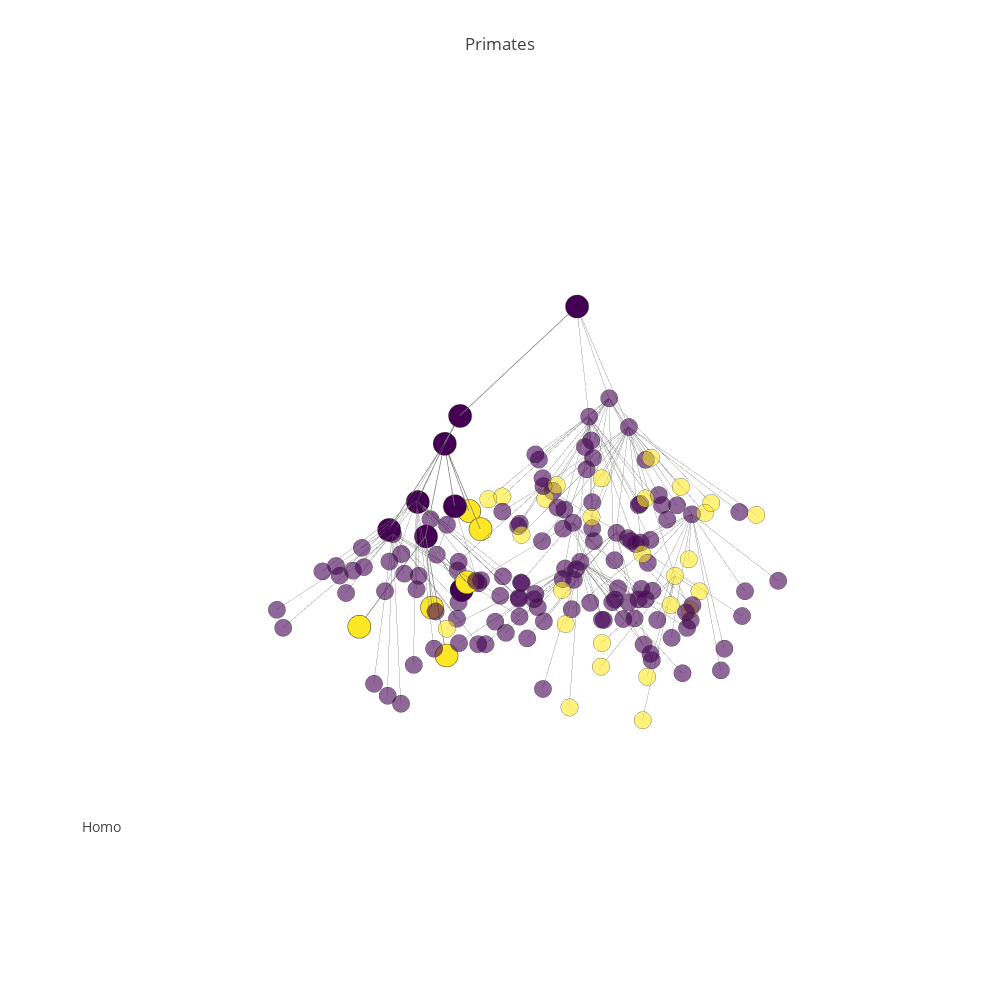

Notebook source saved alongside this figure:
### Code cell
plot_data=[trace1, trace1k, trace2, trace2k]
#plot_data=[trace1]
fig=go.Figure(data=plot_data, layout=layout)

iplot(fig)

### Figure 1 — Plotly figure (JSON) as saved in the notebook; plotly's stock layout.template omitted (floating-point values rounded to 4 significant figures; data arrays with more than 128 entries replaced by an {"elided": "..."} marker saying what was removed)
{"data": [{"hoverinfo": "none", "line": {"color": "rgb(125,125,125)", "width": 1}, "mode": "lines", "opacity": 0.7, "type": "scatter3d", "uid": "6917d52c-b83f-11e8-bf00-f45c89a09993", "x": {"elided": "495 float values"}, "y": {"elided": "495 float values"}, "z": {"elided": "495 float values"}}, {"hoverinfo": "none", "line": {"color": "rgb(125,125,125)", "width": 1.5}, "mode": "lines", "opacity": 1, "type": "scatter3d", "uid": "6917d70c-b83f-11e8-a826-f45c89a09993", "x": [1.736, 0.7385, null, 1.242, 1.736, null, 1.21, 1.242, null, 1.016, 1.242, null, 0.8449, 1.242, null, 1.022, 1.242, null, 1.496, 1.242, null, 1.066, 1.496, null, 1.614, 1.496, null, 1.057, 1.496, null, 2.09, 1.496, null, 2.473, 1.496, null, 1.738, 1.242, null], "y": [0.3099, 0.8604, null, -0.4909, 0.3099, null, -1.047, -0.4909, null, -0.6116, -0.4909, null, -0.5549, -0.4909, null, -0.1802, -0.4909, null, -0.5865, -0.4909, null, -0.4821, -0.5865, null, -0.4045, -0.5865, null, -0.3931, -0.5865, null, 0.3728, -0.5865, null, -0.6764, -0.5865, null, -0.9469, -0.4909, null], "z": [-2.057, -1.077, null, -2.928, -2.057, null, -3.983, -2.928, null, -3.925, -2.928, null, -4.051, -2.928, null, -4.027, -2.928, null, -4.096, -2.928, null, -5.082, -4.096, null, -4.98, -4.096, null, -4.914, -4.096, null, -4.906, -4.096, null, -4.908, -4.096, null, -4.064, -2.928, null]}, {"hoverinfo": "text", "marker": {"color": {"elided": "166 int values"}, "colorscale": "Viridis", "line": {"color": "rgb(50,50,50)", "width": 0.5}, "opacity": 0.6, "size": 6, "symbol": "circle"}, "mode": "markers", "name": "actors", "text": {"elided": "166 str values"}, "type": "scatter3d", "uid": "6917d82e-b83f-11e8-a03b-f45c89a09993", "x": {"elided": "166 float values"}, "y": {"elided": "166 float values"}, "z": {"elided": "166 float values"}}, {"hoverinfo": "text", "marker": {"color": [0, 0, 0, 0, 0, 2, 2, 0, 0, 2, 2, 2, 2, 0], "colorscale": "Viridis", "line": {"color": "rgb(50,50,50)", "width": 0.5}, "size": 8, "symbol": "circle"}, "mode": "markers", "name": "actors", "text": {"elided": "166 str values"}, "type": "scatter3d", "uid": "6917d926-b83f-11e8-b8ba-f45c89a09993", "x": [0.7385, 1.736, 1.242, 1.21, 1.016, 0.8449, 1.022, 1.496, 1.066, 1.614, 1.057, 2.09, 2.473, 1.738], "y": [0.8604, 0.3099, -0.4909, -1.047, -0.6116, -0.5549, -0.1802, -0.5865, -0.4821, -0.4045, -0.3931, 0.3728, -0.6764, -0.9469], "z": [-1.077, -2.057, -2.928, -3.983, -3.925, -4.051, -4.027, -4.096, -5.082, -4.98, -4.914, -4.906, -4.908, -4.064]}], "layout": {"annotations": [{"font": {"size": 14}, "showarrow": false, "text": "Homo", "x": 0, "xanchor": "left", "xref": "paper", "y": 0.1, "yanchor": "bottom", "yref": "paper"}], "height": 1000, "hovermode": "closest", "margin": {"t": 100}, "scene": {"xaxis": {"showbackground": false, "showgrid": false, "showline": false, "showticklabels": false, "title": "", "zeroline": false}, "yaxis": {"showbackground": false, "showgrid": false, "showline": false, "showticklabels": false, "title": "", "zeroline": false}, "zaxis": {"showbackground": false, "showgrid": false, "showline": false, "showticklabels": false, "title": "", "zeroline": false}}, "showlegend": false, "title": "Primates", "width": 1000}}
